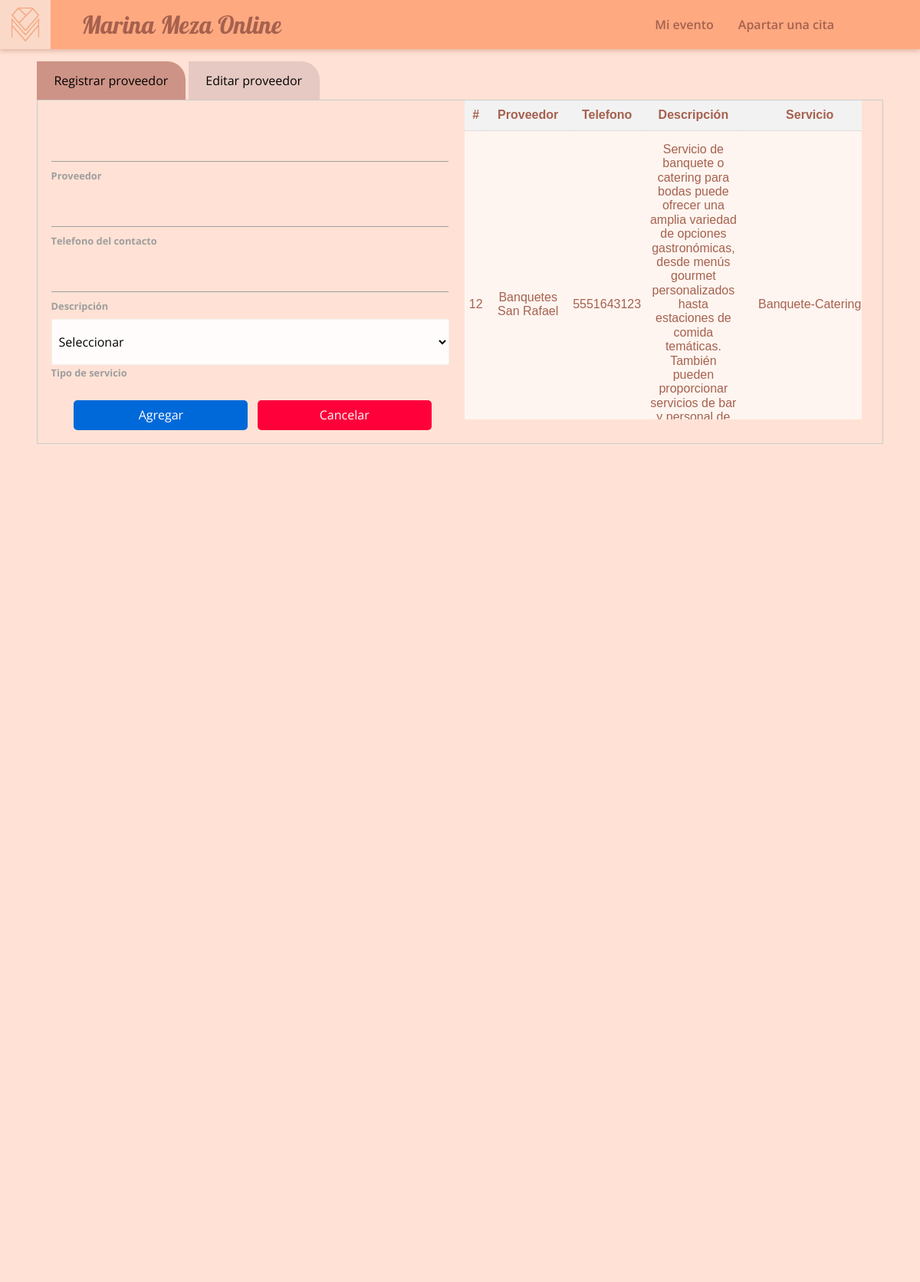
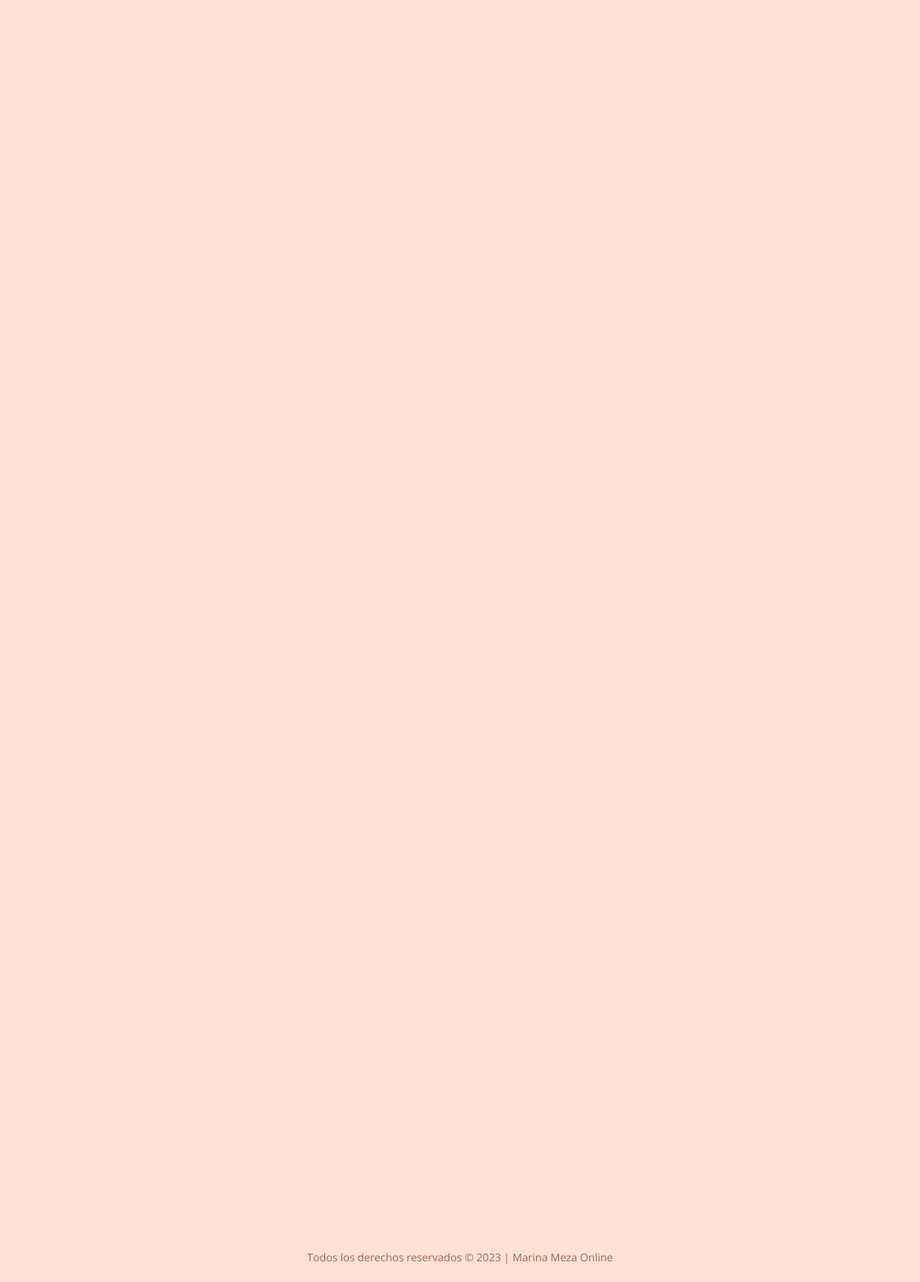
Page /Proyecto/proveedores.php on the committed database (2 pictures, top to bottom).
### tables this page shows
CREATE TABLE `proveedor` (
  `idProveedor` int(11) NOT NULL,
  `nombre_proveedor` varchar(100) NOT NULL,
  `descripcion` varchar(5000) NOT NULL,
  `tipoServicio` varchar(100) NOT NULL,
  `telefono` varchar(10) NOT NULL
);

### Proyecto/proveedores.php (the view, shortened to what this page needs)
<?php
    include 'conexion.php';
    include 'templates/header.php'
?>
<head><title>Marina Meza Online | Proveedores</title></head>
                    <ul>
                        <li>
                            <a href="mievento.php">Mi evento</a>
                        </li>
                        <li>
                            <a href="crearcita.php">Apartar una cita</a>
                        </li>
                    </ul>
                </nav>
            </div>
        </header>
<main>
    <div class="tab">
        <button class="tablinks" onclick="openTab(event, 'tab1')">Registrar proveedor</button>
        <button class="tablinks" onclick="openTab(event, 'tab2')">Editar proveedor</button>
    </div>
    <div id="tab1" class="tabcontent">
        <div class="registrar-proveedor">
            <form action="proveedor.php" method="POST">
                <input type="text" id="proveedor" name="proveedor"required>
                <label for="proveedor">Proveedor</label>
                <input type="text" id="telefono" name="telefono" required >
                <label for="proveedor">Telefono del contacto</label>
                <input type="text" id="descripcion" name="descripcion" required>
                <label for="proveedor">Descripción</label>
                <br>
                <select name="tipo_servicio" id="tipo_servicio" required>
                    <option value="" disabled selected >Seleccionar</option>
                </select>
                <label for="proveedor">Tipo de servicio</label>
                <br><br>
                <div class="centrar">
                    <div style="width: 100%;" >
                        <input type="submit" value="Agregar" id="Agregar" name="submit">
                        <input type="reset" value="Cancelar" id="Cancelar">
                    </div>
                </div>
            </form>
        </div>
        <div class="tabla-proveedor">
            <table>
                <thead>
                    <tr>
                        <th>#</th>
                        <th>Proveedor</th>
                        <th>Telefono</th>
                        <th>Descripción</th>
                        <th>Servicio</th>
                    </tr>
                </thead>
                <tbody>
                    <?php
                        try{
                            $query = "SELECT * FROM proveedor";
                            $ejecutar = $bd -> query($query);
                        }catch(Exception $e){
                            ?>
                          <td> <?php echo "Error al tratas de conectar con la base de datos!"; ?> </td>
                           <?php
                        }
                        if($ejecutar){
                            foreach ($ejecutar as $fila){
                                ?>
                                <tr>
                                    <td> <?php echo $fila['idProveedor']; ?></td>
                                    <td> <?php echo $fila['nombre_proveedor']; ?></td>
                                    <td> <?php echo $fila['telefono']; ?></td>
                                    <td> <?php echo $fila['descripcion']; ?></td>
                                    <td> <?php echo $fila['tipoServicio']; ?></td>
                                </tr>
                                <?php
                            }
                        }
                        ?>
                </tbody>
            </table>
        </div>
    </div>
</main>
<footer class="main-footer">
    <p>Todos los derechos reservados © 2023 | Marina Meza Online</p>
</footer>
<?php include 'templates/footer.php' ?>

### Proyecto/css/style.css (style rules this page uses)
:root { --max-width: 95%; --primary-color : #FFA981; --primary-color-alt : #A6614E; --white : #FFE2D5; --text-white-color : #FFE2D5; --text-black-color : #A6614E; --body-bg-color : #FFE2D5; --color : var(--primary-color); --color-alt : var(--primary-color-alt); --body-font : 'Open Sans', sans-serif; --title-font : 'Proxima Nova Rg', sans-serif; --header-height: : 4rem; --h1-font-size : 2rem; --h2-font-size : 1.5rem; --h3-font-size : 1.25rem; --h4-font-size : 1rem; --h5-font-size : 1.125rem; --h6-font-size : 1rem; --big-font-size : 1rem; --normal-font-size : 0.875rem; --normal-font-size : 0.875rem; --small-font-size : 0.75rem; --smaller-font-size : 0.6875rem; --z-back : -10; --z-normal : 1; --z-front : 10; --z-tooltip : 20; --z-overlay : 30; --z-modal : 40; --z-fixed : 50; --z-off-canvas : 100; }
@media screen and (min-width: 1025px) { :root { --header-height : 4rem; --section-spacing : 8rem; --block-spacing : 4rem; --h1-font-size : 3rem; --h2-font-size : 2rem; --h3-font-size : 1.5rem; --h4-font-size : 1.25rem; --h5-font-size : 1.125rem; --h6-font-size : 1.625rem; --big-font-size : 1.25rem; --normal-font-size : 1rem; --small-font-size : 0.875rem; --smaller-font-size : 0.75rem; } }
body { display : flex; flex-direction : column; min-height : calc(100vh - var(--header-height)); color : var(--text-black-color); padding-top : var(--header-height); font-family : var(--body-font); font-size : var(--normal-font-size); line-height : var(--body-line-height); background : var(--body-bg-color); font-family : 'Open Sans', sans-serif; min-width: 400px; }
main { justify-content: center; align-items: center; }
a { color : var(--primary-color); }
p { margin-top : 0; }
.main-header a { color : var(--primary-color-alt); }
.main-menu ul { list-style : none; padding-left : 0; margin : 0 6rem; }
@media screen and (min-width: 1025px) { .main-menu ul { display : flex; } }
.main-menu a { display : block; color : var(--title-color); text-decoration : none; font-weight : 600; padding : 1.5rem 1rem; transition : border-bottom 0.1s; }
label { display: inline-block; margin-bottom: 10px; font-weight: bold; }
input[type="text"], input[type="email"], input[type="password"] { width: 96%; padding: 6px; margin-bottom: 15px; border: 1px solid #ccc; border-radius: 5px; }
input[type="reset"], input[type="submit"] { display: inline-block; width: 40%; max-width: 250px; padding: 10px; margin-inline-start: 0.5rem; background-color: #007bff; color: #fff; border: none; border-radius: 5px; cursor: pointer; }
input[type="reset"], input[type="reset"]:hover { background-color: #ff003b; }
input[type="submit"], input[type="submit"]:hover { background-color: #0069d9; }
.tab { overflow: hidden; margin: 1rem 1rem auto 3rem; }
.tab button { background-color:#E6C9C2; border: none ; border-top-right-radius: 1.5rem; outline: none; cursor: pointer; padding: 1em 1.4em; transition: 0.3s; margin: 0; }
.tab button.active { background-color:#CD9386; }
.tabcontent { border: 1.5em; display: none; margin: 0 3rem; border: 1px solid #ccc; }
.registrar-proveedor { margin: 1em; padding: 0.1em; width: 47%; display: inline-block; }
select { width: 98%; }
.centrar { display: flex; align-items: center; text-align: center; width: 100%; margin: auto; }
.tabla-proveedor { overflow-x: auto; overflow-y: auto; height: 26rem; width: 47%; display: inline-block; }
a { text-decoration: none; }
table { font-family: Arial, sans-serif; border-collapse: collapse; box-shadow: 0px 0px 20px rgba(0, 0, 0, 0.1); }
table th { background-color: #f2f2f2; text-align: left; padding: 10px; border-bottom: 1px solid #ddd; text-align: center; }
td { border-bottom: 1px solid #ddd; text-align: center; }
tbody tr { background-color: #fff5f0; }
.main-footer { display : flex; justify-content : center; align-items : center; margin-top : auto; width : 100%; height : var(--header-height); background : var(--white-color); font-size : var(--small-font-size); }
.main-footer p { margin-bottom : 0; }

### rows in the picture
proveedor: idProveedor "12", nombre_proveedor "Banquetes San Rafael", telefono "5551643123", descripcion "Servicio de banquete o catering para bodas puede ofrecer una amplia variedad de opciones gastronómicas, desde menús gourmet personalizados hasta estaciones de comida temáticas. También pueden proporcionar servicios de bar…", tipoServicio "Banquete-Catering"
